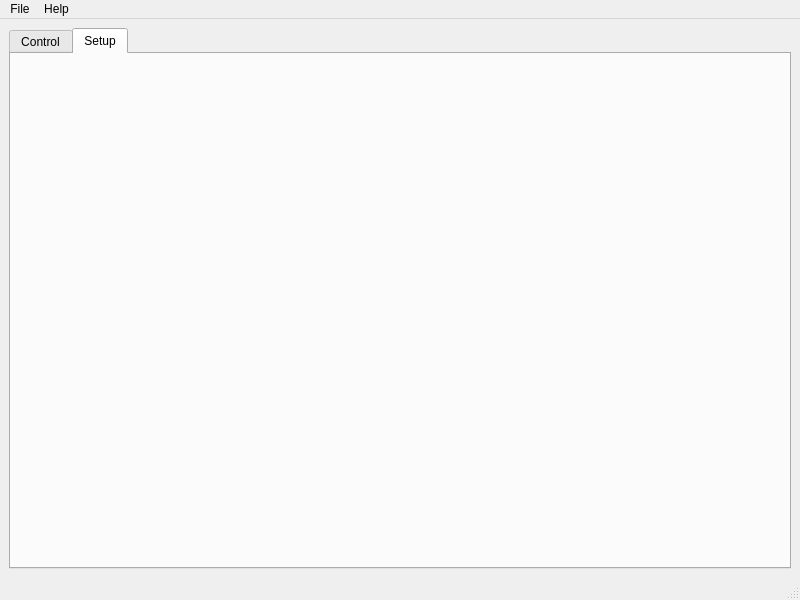
<?xml version="1.0" encoding="UTF-8"?>
<ui version="4.0">
 <class>MainView</class>
 <widget class="QMainWindow" name="MainView">
  <property name="geometry">
   <rect>
    <x>0</x>
    <y>0</y>
    <width>800</width>
    <height>600</height>
   </rect>
  </property>
  <property name="windowTitle">
   <string>Virtual Front Panel - Gating Controller</string>
  </property>
  <property name="windowIcon">
   <iconset resource="../VFPResource.qrc">
    <normaloff>:/root/Images/images.jpg</normaloff>:/root/Images/images.jpg</iconset>
  </property>
  <widget class="QWidget" name="centralwidget">
   <layout class="QHBoxLayout" name="horizontalLayout">
    <item>
     <widget class="QTabWidget" name="m_tabMainView">
      <property name="currentIndex">
       <number>1</number>
      </property>
      <widget class="QWidget" name="tabSetup">
       <attribute name="title">
        <string>Control</string>
       </attribute>
      </widget>
      <widget class="QWidget" name="tabControl">
       <attribute name="title">
        <string>Setup</string>
       </attribute>
       <layout class="QVBoxLayout" name="verticalLayout_2">
        <item>
         <layout class="QVBoxLayout" name="loSetupTab"/>
        </item>
       </layout>
      </widget>
     </widget>
    </item>
   </layout>
  </widget>
  <widget class="QMenuBar" name="menubar">
   <property name="geometry">
    <rect>
     <x>0</x>
     <y>0</y>
     <width>800</width>
     <height>20</height>
    </rect>
   </property>
   <widget class="QMenu" name="menuFile">
    <property name="title">
     <string>File</string>
    </property>
   </widget>
   <widget class="QMenu" name="menuHelp">
    <property name="title">
     <string>Help</string>
    </property>
   </widget>
   <addaction name="menuFile"/>
   <addaction name="menuHelp"/>
  </widget>
  <widget class="QStatusBar" name="statusbar"/>
 </widget>
 <resources>
  <include location="../VFPResource.qrc"/>
 </resources>
 <connections/>
</ui>
